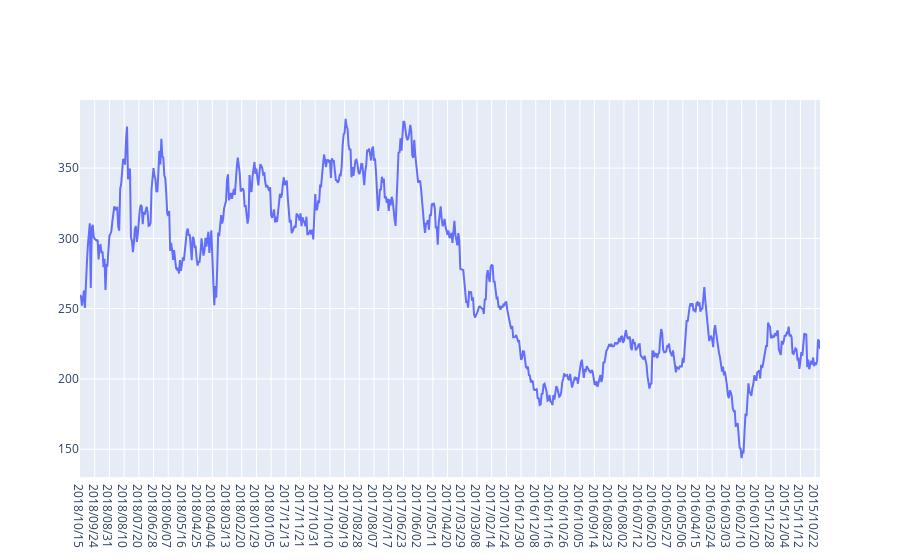

The notebook cell saved with this chart:
### Code cell
data = [go.Scatter(
    x = df.date,
    y = df.close
)]

iplot(data)

### Figure 1 — Plotly figure (JSON) as saved in the notebook; plotly's stock layout.template omitted (floating-point values rounded to 4 significant figures; data arrays with more than 128 entries replaced by an {"elided": "..."} marker saying what was removed)
{"data": [{"type": "scatter", "x": {"elided": "756 str values"}, "y": {"elided": "756 float values"}}], "layout": {}}
